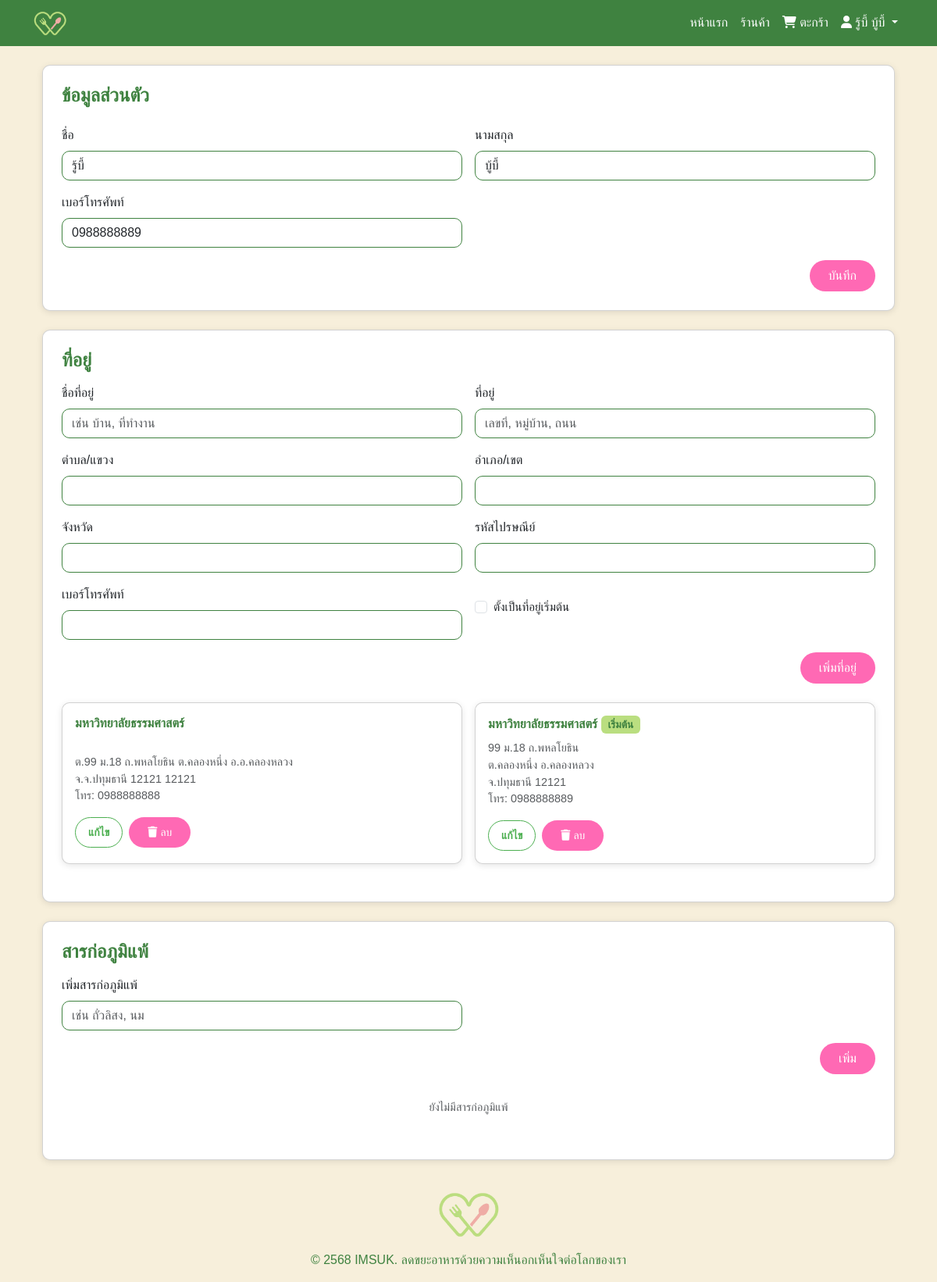
Page /profile/settings/ (signed in) on the committed database.
### myapp/models.py (models this page shows, shortened)
class Profile(models.Model):
    user = models.OneToOneField(User, on_delete=models.CASCADE, related_name='profile')
    phone_number = models.CharField(
        max_length=10,
        blank=True,
        validators=[RegexValidator(r'^\d{10}$', 'เบอร์โทรต้องเป็นตัวเลข 10 หลัก')],
        help_text="เบอร์โทร 10 หลัก (ถ้ามี)"
    )
    class Meta:
        verbose_name = "โปรไฟล์"
        verbose_name_plural = "โปรไฟล์"
        indexes = [models.Index(fields=['user'])]

class Address(models.Model):
    id = models.UUIDField(primary_key=True, default=uuid.uuid4, editable=False)
    user = models.ForeignKey(User, on_delete=models.CASCADE, related_name='addresses')
    label = models.CharField(max_length=255, help_text="เช่น บ้าน, ที่ทำงาน")
    address_line = models.CharField(max_length=255, help_text="เลขที่, หมู่บ้าน, ถนน", default="")
    subdistrict = models.CharField(max_length=100, help_text="ตำบล/แขวง")
    district = models.CharField(max_length=100, help_text="อำเภอ/เขต")
    province = models.CharField(max_length=100, help_text="จังหวัด")
    postal_code = models.CharField(
        max_length=5,
        validators=[RegexValidator(r'^\d{5}$', 'รหัสไปรษณีย์ต้องเป็นตัวเลข 5 หลัก')],
        help_text="รหัสไปรษณีย์ 5 หลัก"
    )
    phone_number = models.CharField(
        max_length=10,
        validators=[RegexValidator(r'^\d{10}$', 'เบอร์โทรต้องเป็นตัวเลข 10 หลัก')],
        help_text="เบอร์โทร 10 หลัก"
    )
    is_default = models.BooleanField(default=False, help_text="ตั้งเป็นที่อยู่เริ่มต้น")
    class Meta:
        verbose_name = "ที่อยู่"
        verbose_name_plural = "ที่อยู่"
        indexes = [models.Index(fields=['user', 'is_default'])]

### myapp/views.py (the view, shortened to what this page needs)
# urls.py: path('profile/settings/', views.profile_settings, name='profile_settings'),
@login_required
def profile_settings(request):
    profile, created = Profile.objects.get_or_create(user=request.user)
    addresses = Address.objects.filter(user=request.user)
    allergies = Allergy.objects.filter(user=request.user)
    address_form = AddressForm()
    allergy_form = AllergyForm()
    profile_form = ProfileForm(instance=profile)
    context = {
        'profile': profile,
        'addresses': addresses,
        'allergies': allergies,
        'address_form': address_form,
        'allergy_form': allergy_form,
        'profile_form': profile_form,
    }
    context.update(base_context(request))
    return render(request, 'profile_settings.html', context)

### myapp/forms.py
class AddressForm(forms.ModelForm):
    class Meta:
        model = Address
        fields = ['label', 'address_line', 'subdistrict', 'district', 'province', 'postal_code', 'phone_number', 'is_default']

class AllergyForm(forms.ModelForm):
    class Meta:
        model = Allergy
        fields = ['name']

### myapp/views.py (called while the page is built)
def base_context(request):
    cart_count = 0
    current_cart_store_id = None
    if request.user.is_authenticated:
        cart_items = Cart.objects.filter(user=request.user)
        cart_count = sum(item.quantity for item in cart_items)
        cart_item = cart_items.first()
        if cart_item:
            current_cart_store_id = str(cart_item.store.id)
    return {
        'cart_count': cart_count,
        'is_authenticated': request.user.is_authenticated,
        'current_cart_store_id': current_cart_store_id,
    }

### myapp/templates/profile_settings.html (shortened to what this page needs)
{% extends 'base.html' %}
{% load static %}
{% block extra_head %}
<link rel="stylesheet" href="https://cdnjs.cloudflare.com/ajax/libs/animate.css/4.1.1/animate.min.css" />
{% endblock %}
{% block content %}
<div class="container my-4">
    <div class="toast-container position-fixed top-0 end-0 p-3">
    </div>
    <div class="card p-4 animate__animated animate__fadeIn">
        <h2 class="h4 fw-bold mb-4" style="color: var(--imsuk-primary);">ข้อมูลส่วนตัว</h2>
        <form method="post" id="profileForm">
            <div class="row g-3">
                <div class="col-md-6">
                    <label for="first_name" class="form-label">ชื่อ</label>
                    <input type="text" name="first_name" id="first_name" class="form-control" value="{{ user.first_name|default:"" }}" required aria-label="ชื่อ">
                </div>
                <div class="col-md-6">
                    <label for="last_name" class="form-label">นามสกุล</label>
                    <input type="text" name="last_name" id="last_name" class="form-control" value="{{ user.last_name|default:"" }}" required aria-label="นามสกุล">
                </div>
                <div class="col-md-6">
                    <label for="phone_number" class="form-label">เบอร์โทรศัพท์</label>
                    <input type="tel" name="phone_number" id="phone_number" class="form-control" value="{{ user.profile.phone_number|default:"" }}" pattern="[0-9]{10}" required aria-label="เบอร์โทรศัพท์">
                </div>
            </div>
            <div class="text-end mt-3">
                <button type="submit" class="btn btn-pink" aria-label="บันทึกข้อมูลส่วนตัว">บันทึก</button>
            </div>
        </form>
    </div>
    <div class="card p-4 animate__animated animate__fadeInUp">
        <h2 class="h4 fw-bold mb-3" style="color: var(--imsuk-primary);">ที่อยู่</h2>
        <form method="post" id="addressForm" class="mb-4">
            <div class="row g-3">
                <div class="col-md-6">
                    <label for="label" class="form-label">ชื่อที่อยู่</label>
                    <input type="text" name="label" id="label" class="form-control" placeholder="เช่น บ้าน, ที่ทำงาน" required aria-label="ชื่อที่อยู่">
                </div>
                <div class="col-md-6">
                    <label for="address_line" class="form-label">ที่อยู่</label>
                    <input type="text" name="address_line" id="address_line" class="form-control" placeholder="เลขที่, หมู่บ้าน, ถนน" required aria-label="ที่อยู่">
                </div>
                <div class="col-md-6">
                    <label for="subdistrict" class="form-label">ตำบล/แขวง</label>
                    <input type="text" name="subdistrict" id="subdistrict" class="form-control" required aria-label="ตำบลหรือแขวง">
                </div>
                <div class="col-md-6">
                    <label for="district" class="form-label">อำเภอ/เขต</label>
                    <input type="text" name="district" id="district" class="form-control" required aria-label="อำเภอหรือเขต">
                </div>
                <div class="col-md-6">
                    <label for="province" class="form-label">จังหวัด</label>
                    <input type="text" name="province" id="province" class="form-control" required aria-label="จังหวัด">
                </div>
                <div class="col-md-6">
                    <label for="postal_code" class="form-label">รหัสไปรษณีย์</label>
                    <input type="text" name="postal_code" id="postal_code" class="form-control" pattern="[0-9]{5}" required aria-label="รหัสไปรษณีย์">
                </div>
                <div class="col-md-6">
                    <label for="phone_number_address" class="form-label">เบอร์โทรศัพท์</label>
                    <input type="tel" name="phone_number" id="phone_number_address" class="form-control" pattern="[0-9]{10}" required aria-label="เบอร์โทรศัพท์สำหรับที่อยู่">
                </div>
                <div class="col-md-6">
                    <div class="form-check mt-3">
                        <input type="checkbox" class="form-check-input" id="is_default" name="is_default" aria-label="ตั้งเป็นที่อยู่เริ่มต้น">
                        <label class="form-check-label" for="is_default">ตั้งเป็นที่อยู่เริ่มต้น</label>
                    </div>
                </div>
            </div>
            <div class="text-end mt-3">
                <button type="submit" class="btn btn-pink" aria-label="เพิ่มที่อยู่">เพิ่มที่อยู่</button>
            </div>
        </form>
        <div class="address-grid">
            {% for address in addresses %}
            <div class="card p-3 position-relative" data-address-id="{{ address.id }}">
                <h6 class="fw-bold mb-2">{{ address.label }} {% if address.is_default %}<span class="badge bg-success">เริ่มต้น</span>{% endif %}</h6>
                <p class="text-muted small">
                    {{ address.address_line }}<br>
                    ต.{{ address.subdistrict }} อ.{{ address.district }}<br>
                    จ.{{ address.province }} {{ address.postal_code }}<br>
                    โทร: {{ address.phone_number }}
                </p>
                <div class="d-flex gap-2">
                    <button class="btn btn-outline-imsuk btn-sm edit-address" data-address-id="{{ address.id }}" data-bs-toggle="modal" data-bs-target="#editAddressModal" aria-label="แก้ไขที่อยู่ {{ address.label }}">แก้ไข</button>
                    <button class="btn btn-pink btn-sm delete-address" data-address-id="{{ address.id }}" aria-label="ลบที่อยู่ {{ address.label }}"><i class="fas fa-trash"></i> ลบ</button>
                </div>
            </div>
            {% empty %}
            <div class="col-12">
                <p class="text-muted text-center py-3">ยังไม่มีที่อยู่ กรุณาเพิ่มที่อยู่ด้านบน</p>
            </div>
            {% endfor %}
        </div>
    </div>
    <div class="card p-4 animate__animated animate__fadeInUp">
        <h2 class="h4 fw-bold mb-3" style="color: var(--imsuk-primary);">สารก่อภูมิแพ้</h2>
        <form method="post" id="allergyForm">
            <div class="row g-3">
                <div class="col-md-6">
                    <label for="allergy_name" class="form-label">เพิ่มสารก่อภูมิแพ้</label>
                    <input type="text" name="allergy_name" id="allergy_name" class="form-control" placeholder="เช่น ถั่วลิสง, นม" required aria-label="สารก่อภูมิแพ้">
                </div>
            </div>
            <div class="text-end mt-3">
                <button type="submit" class="btn btn-pink" aria-label="เพิ่มสารก่อภูมิแพ้">เพิ่ม</button>
            </div>
        </form>
        <div class="mt-3">
            {% for allergy in allergies %}
            <div class="d-flex justify-content-between align-items-center py-2 border-bottom">
                <span class="text-muted">{{ allergy.name }}</span>
                <form method="post" class="d-inline delete-allergy-form" data-allergy-id="{{ allergy.id }}">
                    {% csrf_token %}
                    <input type="hidden" name="form_type" value="delete_allergy">
                    <input type="hidden" name="allergy_id" value="{{ allergy.id }}">
                    <button type="submit" class="btn btn-link text-muted btn-sm" aria-label="ลบสารก่อภูมิแพ้ {{ allergy.name }}"><i class="fas fa-times"></i></button>
                </form>
            </div>
            {% empty %}
            <p class="text-muted text-center py-3">ยังไม่มีสารก่อภูมิแพ้</p>
            {% endfor %}
        </div>
    </div>
</div>
{% endblock %}

### myapp/templates/base.html (shortened to what this page needs)
{% load static %}
<!DOCTYPE html>
<html lang="th">
<head>
    <link href="https://cdn.jsdelivr.net/npm/bootstrap@5.3.0/dist/css/bootstrap.min.css" rel="stylesheet">
    <link rel="stylesheet" href="{% static 'css/styles.css' %}">
    <link rel="stylesheet" href="https://cdnjs.cloudflare.com/ajax/libs/font-awesome/6.5.1/css/all.min.css" />
    <link rel="stylesheet" href="https://cdnjs.cloudflare.com/ajax/libs/animate.css/4.1.1/animate.min.css" />
    {% block extra_head %}{% endblock %}
</head>
<body>
    <div class="toast-container position-fixed top-0 end-0 p-3">
    </div>
    <nav class="navbar navbar-expand-lg" style="background-color: var(--imsuk-primary);">
        <div class="container">
            <a class="navbar-brand" href="{% url 'home' %}">
                <img src="{% static 'images/imsuk_logoja.png' %}" alt="IMSUK Logo" class="imsuk-logo-nav">
            </a>
            <div class="collapse navbar-collapse" id="navbarNav">
                <ul class="navbar-nav ms-auto align-items-center">
                    <li class="nav-item">
                        <a class="nav-link text-white" href="{% url 'home' %}">หน้าแรก</a>
                    </li>
                    <li class="nav-item">
                        <a class="nav-link text-white" href="{% url 'store_list' %}">ร้านค้า</a>
                    </li>
                    {% if user.is_authenticated %}
                        <li class="nav-item">
                            <a class="nav-link text-white cart-link" href="{% url 'cart' %}">
                                <i class="fas fa-shopping-cart"></i> ตะกร้า
                            </a>
                        </li>
                        <li class="nav-item dropdown">
                            <a class="nav-link text-white dropdown-toggle" href="#" id="userMenu" role="button" data-bs-toggle="dropdown" aria-expanded="false">
                                <i class="fas fa-user"></i> {{ user.get_full_name|default:user.username }}
                            </a>
                        </li>
                    {% endif %}
                </ul>
            </div>
        </div>
    </nav>
    <main class="container my-4">
        {% block content %}
        {% endblock %}
    </main>
    <footer class="text-center py-3" style="background-color: var(--imsuk-bg);">
        <div class="container">
            <img src="{% static 'images/imsuk_logoja.png' %}" alt="IMSUK Logo" class="imsuk-logo-footer">
            <p class="mb-0 mt-2" style="color: var(--imsuk-primary);">© 2568 <span style="font-weight: normal;">IMSUK</span>. ลดขยะอาหารด้วยความเห็นอกเห็นใจต่อโลกของเรา</p>
        </div>
    </footer>
</body>
</html>

### myapp/static/css/styles.css (style rules this page uses)
:root { --imsuk-primary: #3F8240; --imsuk-secondary: #BADE80; --imsuk-accent: #FF69B4; --imsuk-bg: #F7EFDB; --imsuk-text: #333333; --imsuk-muted: #6c757d; }
body { background-color: var(--imsuk-bg); color: var(--imsuk-text); font-family: 'Prompt', Arial, sans-serif; }
h1, h2, h3, h4, h5, h6 { color: var(--imsuk-primary); }
.navbar { background-color: var(--imsuk-primary); }
.imsuk-logo-nav { height: 32px; width: auto; max-width: 150px; object-fit: contain; }
.imsuk-logo-footer { width: 200px; height: auto; max-height: 60px; object-fit: contain; margin-bottom: 0.5rem; loading: lazy; }
.btn-outline-imsuk { border: 1px solid var(--imsuk-primary); color: var(--imsuk-primary); background-color: transparent; padding: 0.5rem 1rem; font-weight: 600; border-radius: 5px; transition: all 0.3s ease; }
.btn-pink { background-color: var(--imsuk-accent); color: white; border: none; padding: 0.5rem 1rem; border-radius: 5px; }
.bg-success { background-color: var(--imsuk-secondary) !important; color: var(--imsuk-primary) !important; }
.form-control { border: 1px solid var(--imsuk-primary); border-radius: 5px; }

### myapp/templates/profile_settings.html (style rules this page uses)
.card { border-radius: 10px; box-shadow: 0 2px 8px rgba(0,0,0,0.1); margin-bottom: 1.5rem; }
.btn-pink { background-color: #FF69B4; color: white; border-radius: 20px; padding: 0.5rem 1.5rem; touch-action: manipulation; }
.btn-outline-imsuk { border-color: #4CAF50; color: #4CAF50; border-radius: 20px; }
.form-label { font-size: clamp(0.9rem, 2vw, 1rem); }
.form-control { font-size: clamp(0.9rem, 2vw, 1rem); border-radius: 10px; }
.form-check-label { font-size: clamp(0.85rem, 2vw, 0.95rem); }
.address-grid { display: grid; grid-template-columns: repeat(auto-fit, minmax(250px, 1fr)); gap: 1rem; }
.text-muted { font-size: clamp(0.8rem, 2vw, 0.9rem); }
.badge.bg-success { font-size: clamp(0.75rem, 2vw, 0.85rem); }
@media (min-width: 1200px) { .card { padding: 2rem; } }
@media (min-width: 1200px) { .address-grid { grid-template-columns: repeat(auto-fit, minmax(300px, 1fr)); } }

### rows in the picture
Address: label "มหาวิทยาลัยธรรมศาสตร์", subdistrict "99 ม.18 ถ.พหลโยธิน ต.คลองหนึ่ง", district "อ.คลองหลวง", province "จ.ปทุมธานี 12121", postal_code "12121", phone_number "0988888888"
Address: label "มหาวิทยาลัยธรรมศาสตร์", is_default "เริ่มต้น", address_line "99 ม.18 ถ.พหลโยธิน", subdistrict "คลองหนึ่ง", district "คลองหลวง", province "ปทุมธานี", postal_code "12121", phone_number "0988888889"

### other values in the picture
{{ user.get_full_name|default:user.username }} "รู้บี้ บู้บี้"
